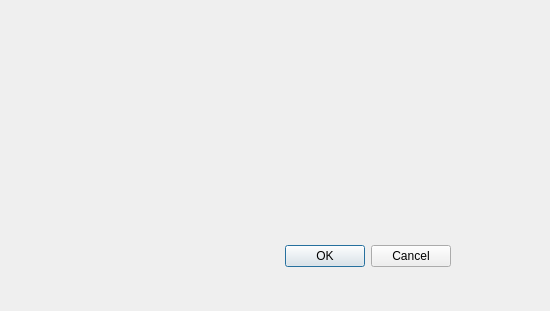
<?xml version="1.0" encoding="UTF-8"?>
<ui version="4.0">
 <class>Dialog</class>
 <widget class="QDialog" name="Dialog">
  <property name="geometry">
   <rect>
    <x>0</x>
    <y>0</y>
    <width>550</width>
    <height>311</height>
   </rect>
  </property>
  <property name="windowTitle">
   <string>Dialog</string>
  </property>
  <widget class="QDialogButtonBox" name="buttonBox">
   <property name="geometry">
    <rect>
     <x>110</x>
     <y>241</y>
     <width>341</width>
     <height>31</height>
    </rect>
   </property>
   <property name="orientation">
    <enum>Qt::Horizontal</enum>
   </property>
   <property name="standardButtons">
    <set>QDialogButtonBox::Cancel|QDialogButtonBox::Ok</set>
   </property>
  </widget>
 </widget>
 <resources/>
 <connections>
  <connection>
   <sender>buttonBox</sender>
   <signal>accepted()</signal>
   <receiver>Dialog</receiver>
   <slot>accept()</slot>
   <hints>
    <hint type="sourcelabel">
     <x>248</x>
     <y>254</y>
    </hint>
    <hint type="destinationlabel">
     <x>157</x>
     <y>274</y>
    </hint>
   </hints>
  </connection>
  <connection>
   <sender>buttonBox</sender>
   <signal>rejected()</signal>
   <receiver>Dialog</receiver>
   <slot>reject()</slot>
   <hints>
    <hint type="sourcelabel">
     <x>316</x>
     <y>260</y>
    </hint>
    <hint type="destinationlabel">
     <x>286</x>
     <y>274</y>
    </hint>
   </hints>
  </connection>
 </connections>
</ui>
